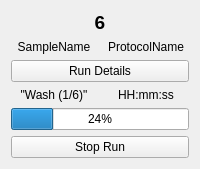
          <widget class="QWidget" name="S6Page1">
           <layout class="QGridLayout" name="gridLayout_23">
            <item row="4" column="1">
             <widget class="QLabel" name="label_57">
              <property name="sizePolicy">
               <sizepolicy hsizetype="MinimumExpanding" vsizetype="Fixed">
                <horstretch>0</horstretch>
                <verstretch>0</verstretch>
               </sizepolicy>
              </property>
              <property name="text">
               <string>HH:mm:ss</string>
              </property>
              <property name="alignment">
               <set>Qt::AlignCenter</set>
              </property>
             </widget>
            </item>
            <item row="2" column="1">
             <widget class="QLabel" name="label_58">
              <property name="sizePolicy">
               <sizepolicy hsizetype="MinimumExpanding" vsizetype="Fixed">
                <horstretch>0</horstretch>
                <verstretch>0</verstretch>
               </sizepolicy>
              </property>
              <property name="text">
               <string>ProtocolName</string>
              </property>
              <property name="alignment">
               <set>Qt::AlignCenter</set>
              </property>
             </widget>
            </item>
            <item row="2" column="0">
             <widget class="QLabel" name="label_59">
              <property name="sizePolicy">
               <sizepolicy hsizetype="MinimumExpanding" vsizetype="Fixed">
                <horstretch>0</horstretch>
                <verstretch>0</verstretch>
               </sizepolicy>
              </property>
              <property name="text">
               <string>SampleName</string>
              </property>
              <property name="alignment">
               <set>Qt::AlignCenter</set>
              </property>
             </widget>
            </item>
            <item row="4" column="0">
             <widget class="QLabel" name="label_60">
              <property name="sizePolicy">
               <sizepolicy hsizetype="MinimumExpanding" vsizetype="Fixed">
                <horstretch>0</horstretch>
                <verstretch>0</verstretch>
               </sizepolicy>
              </property>
              <property name="text">
               <string>&quot;Wash (1/6)&quot;</string>
              </property>
              <property name="alignment">
               <set>Qt::AlignCenter</set>
              </property>
             </widget>
            </item>
            <item row="5" column="0" colspan="2">
             <widget class="QProgressBar" name="progressBar_8">
              <property name="enabled">
               <bool>true</bool>
              </property>
              <property name="sizePolicy">
               <sizepolicy hsizetype="MinimumExpanding" vsizetype="Fixed">
                <horstretch>0</horstretch>
                <verstretch>0</verstretch>
               </sizepolicy>
              </property>
              <property name="value">
               <number>24</number>
              </property>
              <property name="textVisible">
               <bool>true</bool>
              </property>
              <property name="orientation">
               <enum>Qt::Horizontal</enum>
              </property>
              <property name="invertedAppearance">
               <bool>false</bool>
              </property>
             </widget>
            </item>
            <item row="6" column="0" colspan="2">
             <widget class="QPushButton" name="pushButton_21">
              <property name="sizePolicy">
               <sizepolicy hsizetype="MinimumExpanding" vsizetype="Fixed">
                <horstretch>0</horstretch>
                <verstretch>0</verstretch>
               </sizepolicy>
              </property>
              <property name="text">
               <string>Stop Run</string>
              </property>
             </widget>
            </item>
            <item row="0" column="0" colspan="2">
             <widget class="QLabel" name="label_61">
              <property name="sizePolicy">
               <sizepolicy hsizetype="MinimumExpanding" vsizetype="Fixed">
                <horstretch>0</horstretch>
                <verstretch>0</verstretch>
               </sizepolicy>
              </property>
              <property name="font">
               <font>
                <pointsize>14</pointsize>
                <weight>75</weight>
                <bold>true</bold>
               </font>
              </property>
              <property name="text">
               <string>6</string>
              </property>
              <property name="alignment">
               <set>Qt::AlignCenter</set>
              </property>
             </widget>
            </item>
            <item row="3" column="0" colspan="2">
             <widget class="QPushButton" name="pushButton_30">
              <property name="sizePolicy">
               <sizepolicy hsizetype="MinimumExpanding" vsizetype="Fixed">
                <horstretch>0</horstretch>
                <verstretch>0</verstretch>
               </sizepolicy>
              </property>
              <property name="text">
               <string>Run Details</string>
              </property>
             </widget>
            </item>
           </layout>
          </widget>
